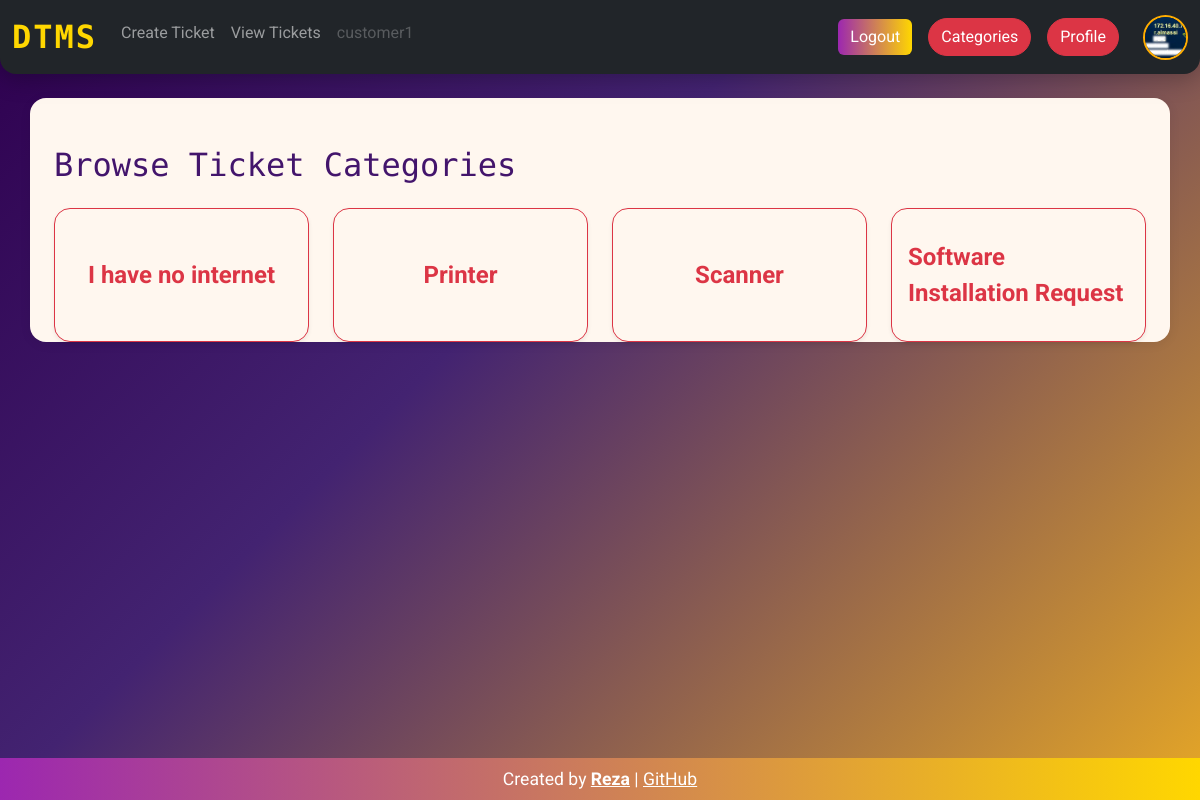
The app's page /categories/ (signed in), older data.
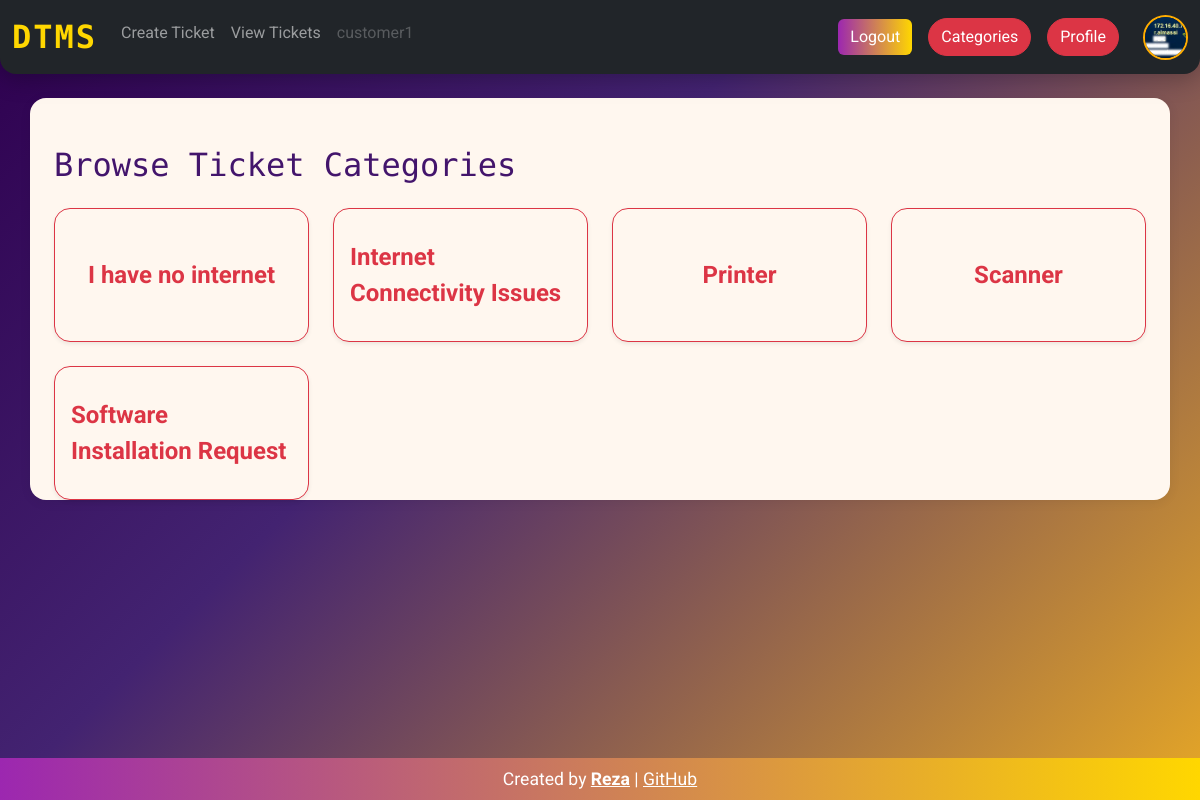
The same page, newer data.
### solutions/models.py (models this page shows, shortened)
class Category(models.Model):
    title = models.CharField(max_length=100, unique=True)
    description = models.TextField()
    date_created = models.DateTimeField(auto_now_add=True)
    slug = models.SlugField(max_length=255, unique=True , blank=True , null=True)
    parent = models.ForeignKey("self" , on_delete=models.CASCADE,  blank=True , null=True )
    class Meta :
        ordering = ('title',)
        verbose_name_plural = 'Categories'

### solutions/views.py (the view)
# urls.py: path('', views.view_categories, name='categories'),
@login_required
def view_categories(request):
    categories = Category.objects.all()
    return render(request, 'solutions/categories.html', {
        'categories':categories,
    })

### templates/solutions/categories.html (shortened to what this page needs)
{% extends 'base.html' %}
{% load widget_tweaks %}
{% block content %}
<div class="container my-4">
    <h2 class="mb-4" style="color: #43156c; font-family: 'Fira Mono', monospace;">
         Browse Ticket Categories
    </h2>
    <div class="row g-4">
        {% for category in categories %}
            {% if not category.parent %}
            <div class="col-12 col-sm-6 col-md-4 col-lg-3">
                <a href="{% url 'category' category.id %}" style="text-decoration: none;">
                    <div class="card shadow-sm h-100 border-danger" style="border-radius: 16px; transition: box-shadow .2s;">
                        <div class="card-body d-flex align-items-center justify-content-center" style="height: 100px;">
                            <span class="fw-bold fs-4 text-danger">{{ category.title }}</span>
                        </div>
                    </div>
                </a>
            </div>
            {% endif %}
        {% endfor %}
    </div>
</div>
{% endblock content %}

Row changes from the older to the newer data that the page shows:
added Category: title "Internet Connectivity Issues"
